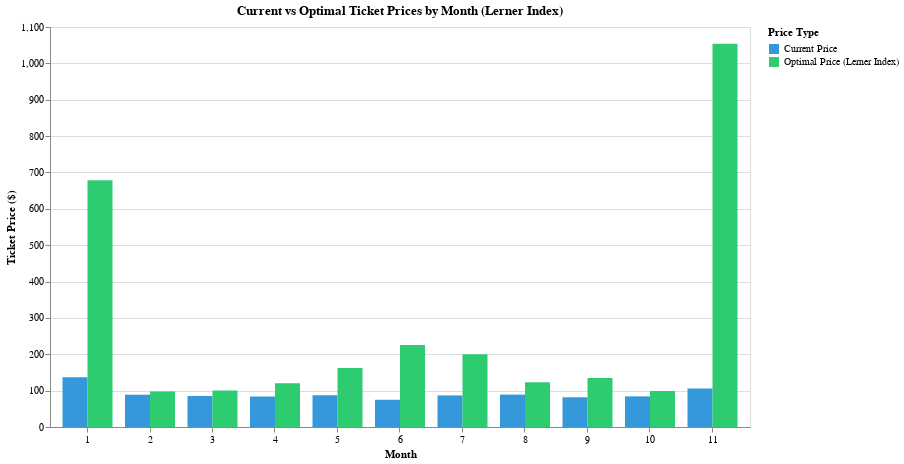

Notebook cell for this chart:
### Code cell
# Step 4: Visualize Optimal vs Actual Pricing
alt.data_transformers.disable_max_rows()

# Add month labels
month_names = {1: 'Jan', 2: 'Feb', 3: 'Mar', 4: 'Apr', 5: 'May', 6: 'Jun', 
               7: 'Jul', 8: 'Aug', 9: 'Sep', 10: 'Oct', 11: 'Nov', 12: 'Dec'}
pricing_analysis["Month_Label"] = pricing_analysis["Month"].map(month_names)

# Filter out months with no attendees
pricing_filtered = pricing_analysis[pricing_analysis["Estimated_Attendees"] > 0].copy()

# Reshape data for grouped bar chart
pricing_long = pd.melt(
    pricing_filtered,
    id_vars=['Month', 'Month_Label', 'MC_Positive'],
    value_vars=['Average_Ticket_Price', 'Optimal_Price'],
    var_name='Price_Type',
    value_name='Price'
)

# Rename for better labels
pricing_long['Price_Type'] = pricing_long['Price_Type'].replace({
    'Average_Ticket_Price': 'Current Price',
    'Optimal_Price': 'Optimal Price (Lerner Index)'
})

# Create grouped bar chart
bars = alt.Chart(pricing_long).mark_bar().encode(
    x=alt.X('Month:O', title='Month', axis=alt.Axis(labelAngle=0)),
    y=alt.Y('Price:Q', title='Ticket Price ($)'),
    color=alt.Color('Price_Type:N', 
                    title='Price Type',
                    scale=alt.Scale(domain=['Current Price', 'Optimal Price (Lerner Index)'],
                                   range=['#3498db', '#2ecc71'])),
    xOffset='Price_Type:N',
    tooltip=[
        alt.Tooltip('Month_Label:N', title='Month'),
        alt.Tooltip('Price_Type:N', title='Type'),
        alt.Tooltip('Price:Q', title='Price', format='$,.2f'),
        alt.Tooltip('MC_Positive:Q', title='Marginal Cost', format='$,.2f')
    ]
).properties(
    title='Current vs Optimal Ticket Prices by Month (Lerner Index)',
    width=700,
    height=400
)

bars

### Figure 1 — Vega-Lite specification as saved in the notebook (floating-point values rounded to 4 significant figures)
{"config": {"view": {"continuousWidth": 300, "continuousHeight": 300}}, "data": {"name": "data-eea2e8cc2c69fbb7948aee42e48d51b8"}, "mark": {"type": "bar"}, "encoding": {"color": {"field": "Price_Type", "scale": {"domain": ["Current Price", "Optimal Price (Lerner Index)"], "range": ["#3498db", "#2ecc71"]}, "title": "Price Type", "type": "nominal"}, "tooltip": [{"field": "Month_Label", "title": "Month", "type": "nominal"}, {"field": "Price_Type", "title": "Type", "type": "nominal"}, {"field": "Price", "format": "$,.2f", "title": "Price", "type": "quantitative"}, {"field": "MC_Positive", "format": "$,.2f", "title": "Marginal Cost", "type": "quantitative"}], "x": {"axis": {"labelAngle": 0}, "field": "Month", "title": "Month", "type": "ordinal"}, "xOffset": {"field": "Price_Type", "type": "nominal"}, "y": {"field": "Price", "title": "Ticket Price ($)", "type": "quantitative"}}, "height": 400, "title": "Current vs Optimal Ticket Prices by Month (Lerner Index)", "width": 700, "$schema": "https://vega.github.io/schema/vega-lite/v5.20.1.json", "datasets": {"data-eea2e8cc2c69fbb7948aee42e48d51b8": [{"Month": 1, "Month_Label": "Jan", "MC_Positive": 478.4, "Price_Type": "Current Price", "Price": 136.6}, {"Month": 2, "Month_Label": "Feb", "MC_Positive": 68.9, "Price_Type": "Current Price", "Price": 88.74}, {"Month": 3, "Month_Label": "Mar", "MC_Positive": 70.76, "Price_Type": "Current Price", "Price": 85.46}, {"Month": 4, "Month_Label": "Apr", "MC_Positive": 84.96, "Price_Type": "Current Price", "Price": 83.81}, {"Month": 5, "Month_Label": "May", "MC_Positive": 114.4, "Price_Type": "Current Price", "Price": 87.36}, {"Month": 6, "Month_Label": "Jun", "MC_Positive": 159.1, "Price_Type": "Current Price", "Price": 74.91}, {"Month": 7, "Month_Label": "Jul", "MC_Positive": 140.8, "Price_Type": "Current Price", "Price": 86.91}, {"Month": 8, "Month_Label": "Aug", "MC_Positive": 86.7, "Price_Type": "Current Price", "Price": 89.06}, {"Month": 9, "Month_Label": "Sep", "MC_Positive": 95.1, "Price_Type": "Current Price", "Price": 81.74}, {"Month": 10, "Month_Label": "Oct", "MC_Positive": 69.84, "Price_Type": "Current Price", "Price": 84.2}, {"Month": 11, "Month_Label": "Nov", "MC_Positive": 742.8, "Price_Type": "Current Price", "Price": 105.9}, {"Month": 1, "Month_Label": "Jan", "MC_Positive": 478.4, "Price_Type": "Optimal Price (Lerner Index)", "Price": 678.6}, {"Month": 2, "Month_Label": "Feb", "MC_Positive": 68.9, "Price_Type": "Optimal Price (Lerner Index)", "Price": 97.74}, {"Month": 3, "Month_Label": "Mar", "MC_Positive": 70.76, "Price_Type": "Optimal Price (Lerner Index)", "Price": 100.4}, {"Month": 4, "Month_Label": "Apr", "MC_Positive": 84.96, "Price_Type": "Optimal Price (Lerner Index)", "Price": 120.5}, {"Month": 5, "Month_Label": "May", "MC_Positive": 114.4, "Price_Type": "Optimal Price (Lerner Index)", "Price": 162.2}, {"Month": 6, "Month_Label": "Jun", "MC_Positive": 159.1, "Price_Type": "Optimal Price (Lerner Index)", "Price": 225.6}, {"Month": 7, "Month_Label": "Jul", "MC_Positive": 140.8, "Price_Type": "Optimal Price (Lerner Index)", "Price": 199.7}, {"Month": 8, "Month_Label": "Aug", "MC_Positive": 86.7, "Price_Type": "Optimal Price (Lerner Index)", "Price": 123.0}, {"Month": 9, "Month_Label": "Sep", "MC_Positive": 95.1, "Price_Type": "Optimal Price (Lerner Index)", "Price": 134.9}, {"Month": 10, "Month_Label": "Oct", "MC_Positive": 69.84, "Price_Type": "Optimal Price (Lerner Index)", "Price": 99.08}, {"Month": 11, "Month_Label": "Nov", "MC_Positive": 742.8, "Price_Type": "Optimal Price (Lerner Index)", "Price": 1054.0}]}}
